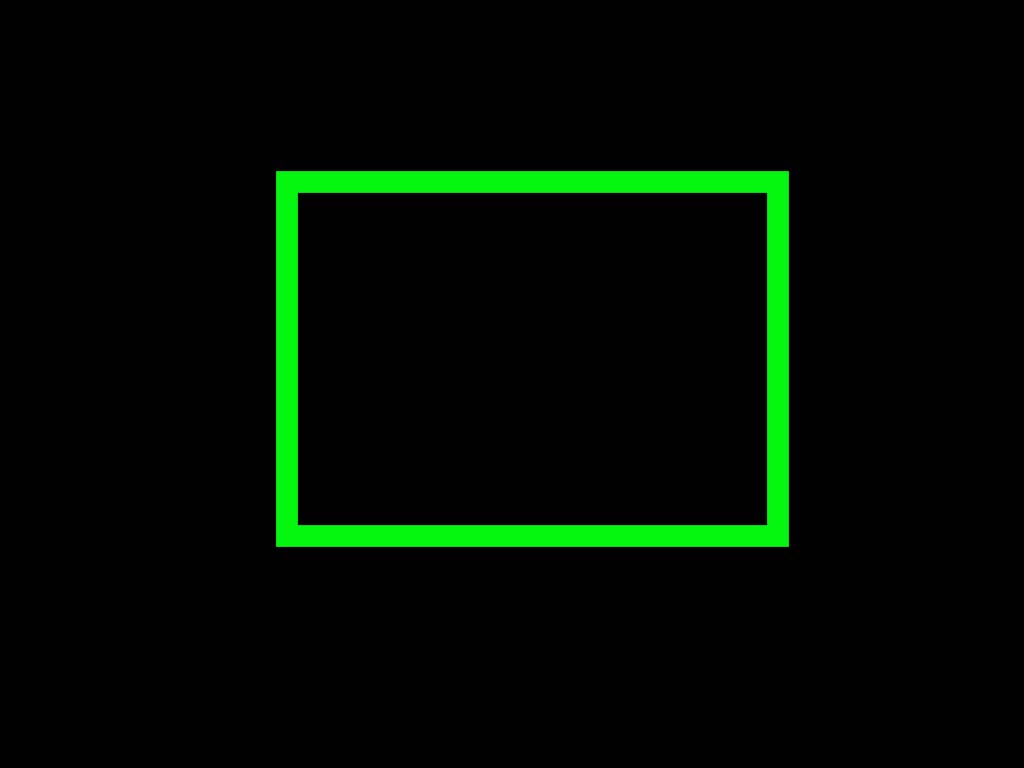
#> input picture img/rectangle_clean.jpg, 1024 x 768 px, found by its file name
$ jupyter execute 'Pillow Image.ipynb'
#> lines starting #> are read from the running program, lines starting #| are printed output that depends on the picture; after the words box and inside, x2 and y2 are one past the last pixel; in counts of white or black regions, pixels touching at a corner belong together
### util.py
import cv2 as cv
from matplotlib import pyplot as plt

plt.rcParams["figure.figsize"] = [10, 10]
plt.rcParams["image.cmap"] = "gray"


def plot_bgr(img):
    img_rgb = cv.cvtColor(img, cv.COLOR_BGR2RGB)
    _ = plt.imshow(img_rgb)
    plt.show()


def plot_bw(img):
    _ = plt.imshow(img)

### Pillow Image.ipynb
[cell 1]
import cv2 as cv
import numpy as np

from util import plot_bgr, plot_bw

[cell 2]
img = cv.imread("rectangle_clean.jpg")
#> img is the input picture: shape (768, 1024, 3); mean B, G, R 1.9, 12.5, 1.4
plot_bgr(img)

[cell 3]
sv_lower = 200
hsv_lower = (40, sv_lower, sv_lower)
hsv_upper = (80, 255, 255)
hsv_img = cv.cvtColor(img, cv.COLOR_BGR2HSV)
#> hsv_img: shape (768, 1024, 3); mean H, S, V 7.5, 23.1, 12.6
inrange_mask = cv.inRange(hsv_img, hsv_lower, hsv_upper)
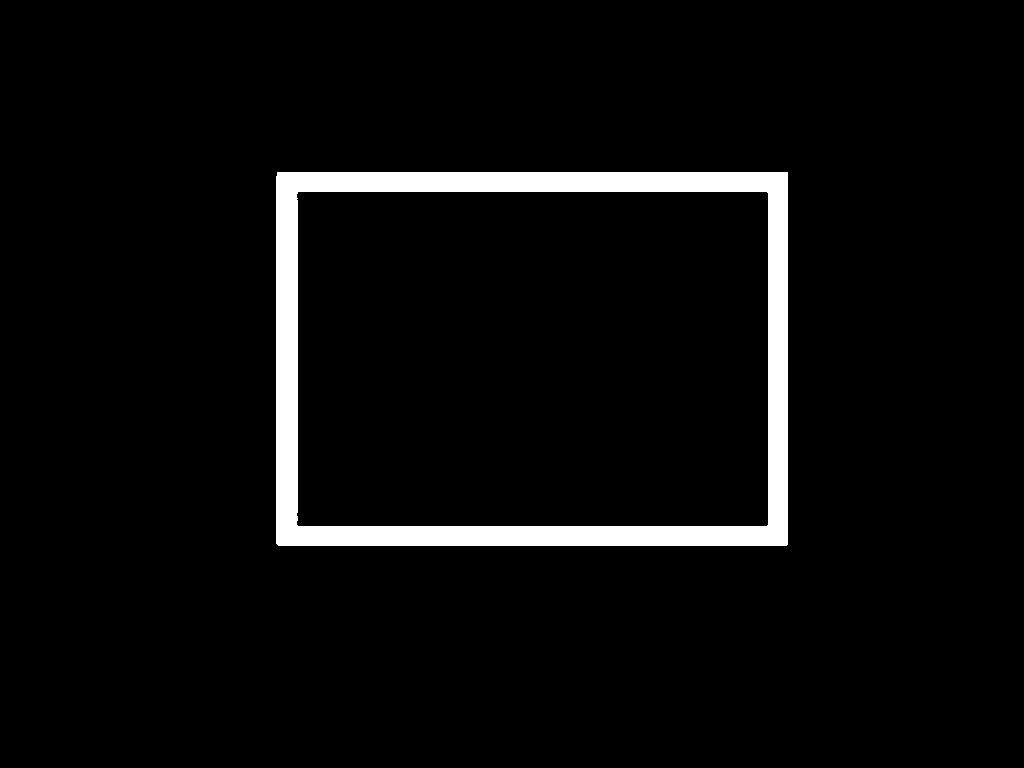
#> inrange_mask: shape (768, 1024); 4.4% white; 1 white region
plot_bw(inrange_mask)

[cell 4]
# numpy slice: upper:lower, left:right
plot_bw(inrange_mask[100:300, 200:400])
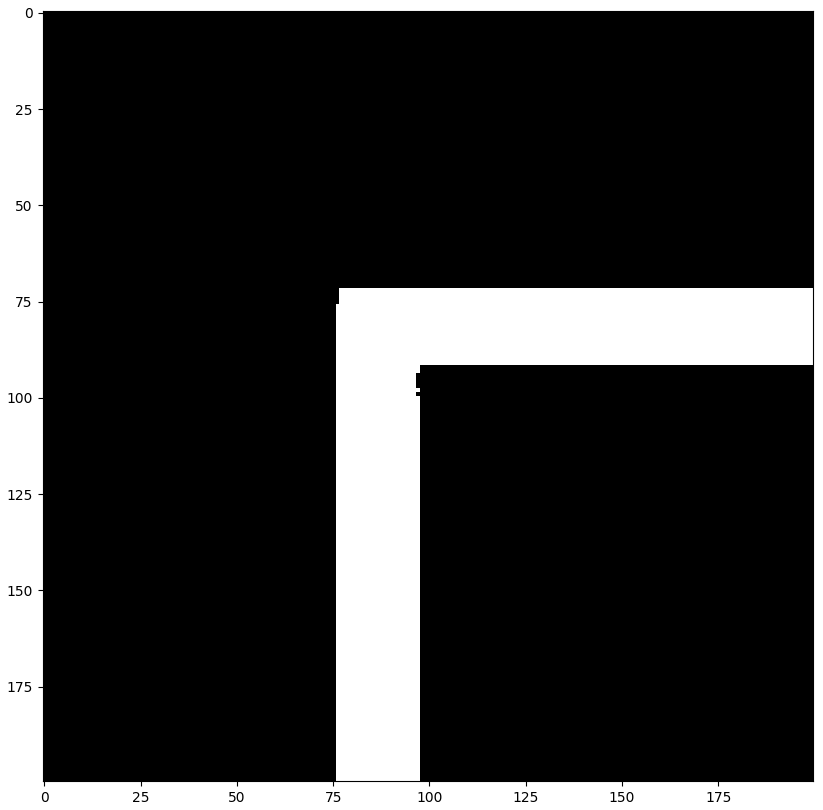
#> figure drawn by matplotlib, 1 panel

[cell 5]
# contours will contain all contours
contours, hierarchy = cv.findContours(inrange_mask.copy(), cv.RETR_LIST, cv.CHAIN_APPROX_NONE)
#> contours = 2 contours; box (x1, y1, x2, y2) and area: (276, 172, 788, 546) 190597, (296, 191, 769, 527) 157792

# find the largest contour by area
target_contour = max(contours, key = cv.contourArea)
#> target_contour = contour of 1764 points, box (x1, y1, x2, y2) (276, 172, 788, 546), area 190597

# overlay red contour on copy of original frame and display
img_copy = img.copy()
cv.drawContours(img_copy, [target_contour], 0, (0, 0, 255), 1)
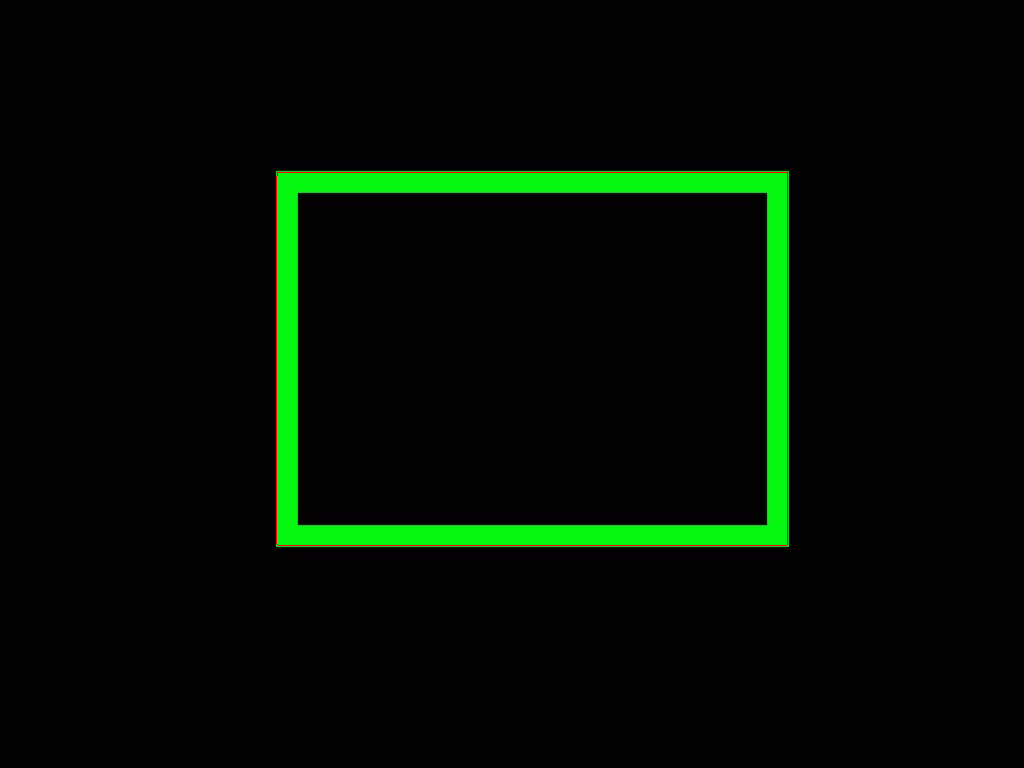
#> img_copy: shape (768, 1024, 3); 0.22% of pixels changed, all inside (x1, y1, x2, y2) = (276, 172, 788, 546)
plot_bgr(img_copy[145:295, 245:395])
#> in plot_bgr (call 2), `img_rgb = cv.cvtColor(img, cv.COLOR_BGR2RGB)`:
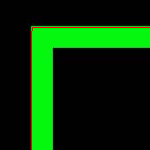
#> img_rgb: shape (150, 150, 3); mean R, G, B 5.2, 51.2, 4.7

[cell 6]
len(target_contour)
#> Out = 1764

[cell 7]
print("original")
plot_bgr(img_copy[145:295, 245:395])
for eps in np.linspace(1e-4, 1e-3, 5):
    peri = cv.arcLength(target_contour, True)
    approx = cv.approxPolyDP(target_contour, eps * peri, True)
    print(f"eps = {eps:2.2}, num_points = {len(approx)}")
    img_c = img.copy()
    cv.drawContours(img_c, [approx], -1, (0, 0, 255), 1)
    plot_bgr(img_c[145:295, 245:395])
#> this loop made 5 passes
#| eps = 0.0001, num_points = 8
#| eps = 0.00032, num_points = 8
#| eps = 0.00055, num_points = 7
#| eps = 0.00078, num_points = 5
#| eps = 0.001, num_points = 5

[cell 8]
np.save("rectangle_clean", target_contour)

[cell 9]
target_contour.shape
#> Out = (1764, 1, 2)
